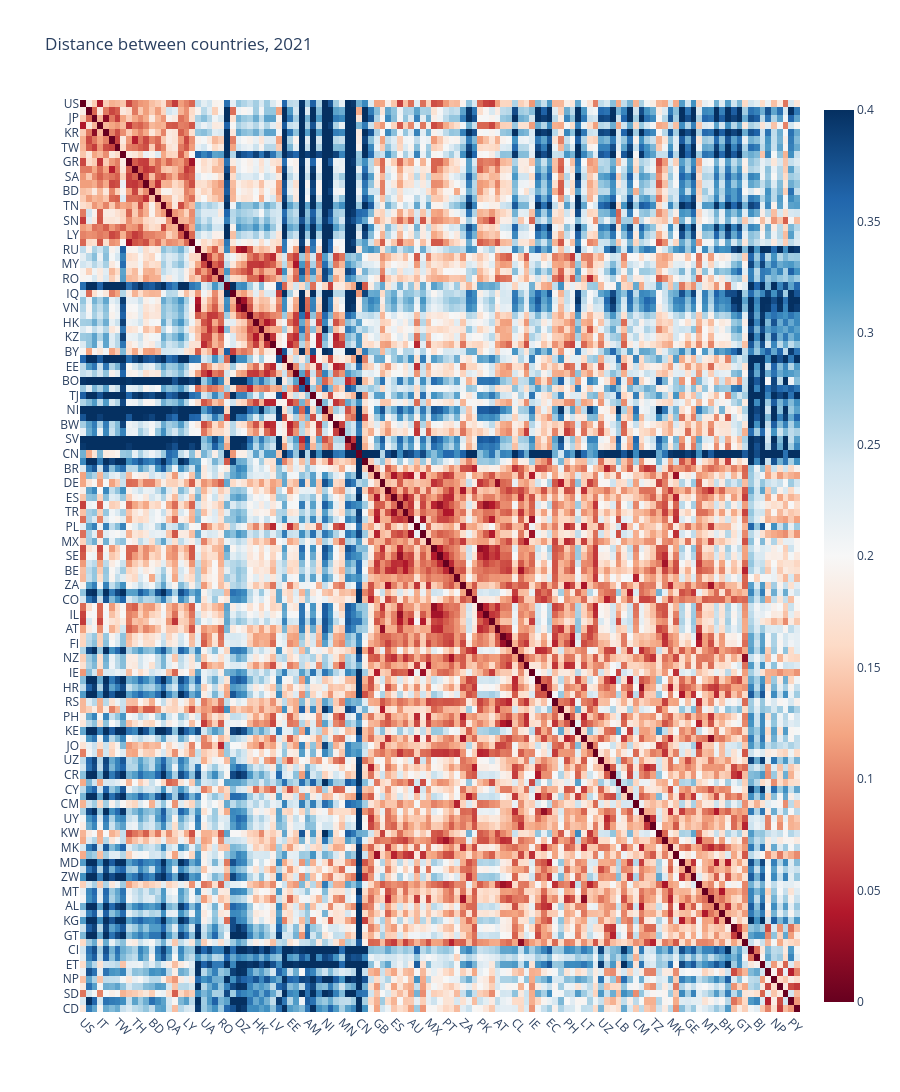

This figure's notebook cell:
### Code cell
country_labels = (
    df_map_clean_yearly.query("year==@year")
    .merge(df_cs_yearly.xs(year, level=1).sum(axis=1).to_frame("total"),
           left_on="country", right_index=True, how="left")
    .sort_values(["cluster", "total"], ascending=[True, False])["country"].to_list()
)

# y_labels = df_cs.sum(axis=1).sort_values(ascending=False).index.to_list()
# y_labels = df_dist.index.to_list()
uf.plotly_heatmap(
    df_dist_yearly.xs(year, level=1).loc[country_labels, country_labels],
    x_labels=country_labels,
    y_labels=country_labels,
    z_min=0, z_max=param_value*2,
    # colorscale="symmetrical",
    x_type="country",
    y_type="country",
    title=f"Distance between countries, {year}",
    line_height=10
)

### Figure 1 — Plotly figure (JSON) as saved in the notebook; plotly's stock layout.template omitted (floating-point values rounded to 4 significant figures; data arrays with more than 128 entries replaced by an {"elided": "..."} marker saying what was removed)
{"data": [{"colorscale": [[0, "rgb(103,0,31)"], [0.1, "rgb(178,24,43)"], [0.2, "rgb(214,96,77)"], [0.3, "rgb(244,165,130)"], [0.4, "rgb(253,219,199)"], [0.5, "rgb(247,247,247)"], [0.6, "rgb(209,229,240)"], [0.7, "rgb(146,197,222)"], [0.8, "rgb(67,147,195)"], [0.9, "rgb(33,102,172)"], [1, "rgb(5,48,97)"]], "customdata": {"elided": "125x125x2 str values"}, "hovertemplate": "<b>X: </b>%{customdata[0]}<br><b>Y: </b>%{customdata[1]}<br><b>Z: </b> %{z:.3f}<br><extra></extra>", "type": "heatmap", "x": ["US", "IN", "JP", "IT", "KR", "IR", "TW", "EG", "GR", "TH", "SA", "SG", "BD", "MA", "TN", "QA", "SN", "SY", "LY", "YE", "RU", "UA", "MY", "CZ", "RO", "PA", "IQ", "DZ", "VN", "SK", "HK", "AE", "KZ", "LV", "BY", "LU", "EE", "AZ", "BO", "AM", "TJ", "MO", "NI", "MZ", "BW", "MN", "SV", "SS", "CN", "ID", "BR", "GB", "DE", "FR", "ES", "CA", "TR", "AU", "PL", "NL", "MX", "CH", "SE", "PT", "BE", "NG", "ZA", "AR", "CO", "PK", "IL", "DK", "AT", "NO", "FI", "CL", "NZ", "HU", "IE", "PE", "HR", "EC", "RS", "BG", "PH", "SI", "KE", "LT", "JO", "LK", "UZ", "GH", "CR", "LB", "CY", "VE", "CM", "BA", "UY", "TZ", "KW", "OM", "MK", "PR", "MD", "GE", "ZW", "PS", "MT", "IS", "AL", "BH", "KG", "ZM", "GT", "TT", "CI", "BJ", "ET", "CU", "NP", "UG", "SD", "PY", "CD"], "y": ["US", "IN", "JP", "IT", "KR", "IR", "TW", "EG", "GR", "TH", "SA", "SG", "BD", "MA", "TN", "QA", "SN", "SY", "LY", "YE", "RU", "UA", "MY", "CZ", "RO", "PA", "IQ", "DZ", "VN", "SK", "HK", "AE", "KZ", "LV", "BY", "LU", "EE", "AZ", "BO", "AM", "TJ", "MO", "NI", "MZ", "BW", "MN", "SV", "SS", "CN", "ID", "BR", "GB", "DE", "FR", "ES", "CA", "TR", "AU", "PL", "NL", "MX", "CH", "SE", "PT", "BE", "NG", "ZA", "AR", "CO", "PK", "IL", "DK", "AT", "NO", "FI", "CL", "NZ", "HU", "IE", "PE", "HR", "EC", "RS", "BG", "PH", "SI", "KE", "LT", "JO", "LK", "UZ", "GH", "CR", "LB", "CY", "VE", "CM", "BA", "UY", "TZ", "KW", "OM", "MK", "PR", "MD", "GE", "ZW", "PS", "MT", "IS", "AL", "BH", "KG", "ZM", "GT", "TT", "CI", "BJ", "ET", "CU", "NP", "UG", "SD", "PY", "CD"], "z": {"elided": "125x125 float values"}, "zmax": 0.4, "zmin": 0}], "layout": {"height": 1250, "title": {"text": "Distance between countries, 2021"}, "xaxis": {"automargin": true, "tickangle": 45}, "yaxis": {"automargin": true, "autorange": "reversed"}}}
